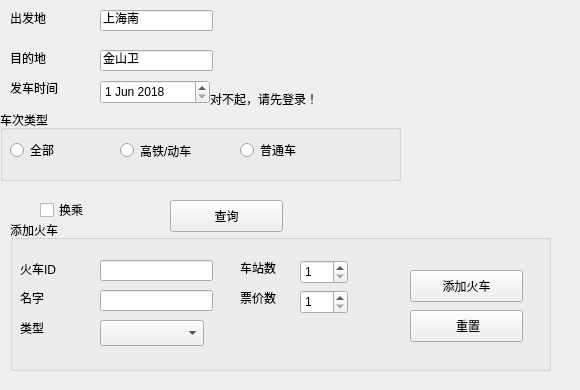
    <widget class="QWidget" name="tab">
     <attribute name="title">
      <string>查询火车</string>
     </attribute>
     <widget class="QFrame" name="tab1_nologin">
      <property name="geometry">
       <rect>
        <x>170</x>
        <y>60</y>
        <width>211</width>
        <height>80</height>
       </rect>
      </property>
      <property name="styleSheet">
       <string notr="true">QFrame{border: 0px;}</string>
      </property>
      <property name="frameShape">
       <enum>QFrame::StyledPanel</enum>
      </property>
      <property name="frameShadow">
       <enum>QFrame::Raised</enum>
      </property>
      <widget class="QLabel" name="label_4">
       <property name="geometry">
        <rect>
         <x>40</x>
         <y>30</y>
         <width>131</width>
         <height>16</height>
        </rect>
       </property>
       <property name="text">
        <string>&lt;html&gt;&lt;head/&gt;&lt;body&gt;&lt;p&gt;对不起，请先登录！&lt;/p&gt;&lt;/body&gt;&lt;/html&gt;</string>
       </property>
      </widget>
     </widget>
     <widget class="QFrame" name="tab1_logined">
      <property name="geometry">
       <rect>
        <x>0</x>
        <y>0</y>
        <width>571</width>
        <height>381</height>
       </rect>
      </property>
      <property name="styleSheet">
       <string notr="true">QFrame{border: 0px;}</string>
      </property>
      <property name="frameShape">
       <enum>QFrame::StyledPanel</enum>
      </property>
      <property name="frameShadow">
       <enum>QFrame::Raised</enum>
      </property>
      <widget class="QPushButton" name="tab4_logined_frame_search">
       <property name="geometry">
        <rect>
         <x>170</x>
         <y>200</y>
         <width>113</width>
         <height>32</height>
        </rect>
       </property>
       <property name="text">
        <string>查询</string>
       </property>
      </widget>
      <widget class="QLineEdit" name="tab1_logined_frame_loc1">
       <property name="geometry">
        <rect>
         <x>100</x>
         <y>10</y>
         <width>113</width>
         <height>21</height>
        </rect>
       </property>
       <property name="text">
        <string>上海南</string>
       </property>
      </widget>
      <widget class="QLineEdit" name="tab1_logined_frame_loc2">
       <property name="geometry">
        <rect>
         <x>100</x>
         <y>50</y>
         <width>113</width>
         <height>21</height>
        </rect>
       </property>
       <property name="text">
        <string>金山卫</string>
       </property>
      </widget>
      <widget class="QDateEdit" name="tab1_logined_frame_date">
       <property name="geometry">
        <rect>
         <x>100</x>
         <y>80</y>
         <width>110</width>
         <height>24</height>
        </rect>
       </property>
       <property name="date">
        <date>
         <year>2018</year>
         <month>6</month>
         <day>1</day>
        </date>
       </property>
      </widget>
      <widget class="QLabel" name="label_18">
       <property name="geometry">
        <rect>
         <x>10</x>
         <y>80</y>
         <width>60</width>
         <height>16</height>
        </rect>
       </property>
       <property name="text">
        <string>发车时间</string>
       </property>
      </widget>
      <widget class="QLabel" name="label_19">
       <property name="geometry">
        <rect>
         <x>10</x>
         <y>10</y>
         <width>60</width>
         <height>16</height>
        </rect>
       </property>
       <property name="text">
        <string>出发地</string>
       </property>
      </widget>
      <widget class="QLabel" name="label_20">
       <property name="geometry">
        <rect>
         <x>10</x>
         <y>50</y>
         <width>60</width>
         <height>16</height>
        </rect>
       </property>
       <property name="text">
        <string>目的地</string>
       </property>
      </widget>
      <widget class="QLabel" name="label_21">
       <property name="geometry">
        <rect>
         <x>0</x>
         <y>120</y>
         <width>60</width>
         <height>16</height>
        </rect>
       </property>
       <property name="text">
        <string/>
       </property>
      </widget>
      <widget class="QGroupBox" name="groupBox">
       <property name="geometry">
        <rect>
         <x>0</x>
         <y>110</y>
         <width>401</width>
         <height>71</height>
        </rect>
       </property>
       <property name="title">
        <string>车次类型</string>
       </property>
       <widget class="QRadioButton" name="radioButton">
        <property name="geometry">
         <rect>
          <x>10</x>
          <y>30</y>
          <width>100</width>
          <height>20</height>
         </rect>
        </property>
        <property name="text">
         <string>全部</string>
        </property>
       </widget>
       <widget class="QRadioButton" name="radioButton_2">
        <property name="geometry">
         <rect>
          <x>120</x>
          <y>30</y>
          <width>101</width>
          <height>21</height>
         </rect>
        </property>
        <property name="text">
         <string>高铁/动车</string>
        </property>
       </widget>
       <widget class="QRadioButton" name="radioButton_3">
        <property name="geometry">
         <rect>
          <x>240</x>
          <y>30</y>
          <width>100</width>
          <height>20</height>
         </rect>
        </property>
        <property name="text">
         <string>普通车</string>
        </property>
       </widget>
      </widget>
      <widget class="QCheckBox" name="tab4_logined_frame_transfer">
       <property name="geometry">
        <rect>
         <x>40</x>
         <y>200</y>
         <width>87</width>
         <height>20</height>
        </rect>
       </property>
       <property name="text">
        <string>换乘</string>
       </property>
      </widget>
      <widget class="QGroupBox" name="groupBox_3">
       <property name="geometry">
        <rect>
         <x>10</x>
         <y>220</y>
         <width>541</width>
         <height>151</height>
        </rect>
       </property>
       <property name="title">
        <string>添加火车</string>
       </property>
       <widget class="QLabel" name="label_30">
        <property name="geometry">
         <rect>
          <x>10</x>
          <y>40</y>
          <width>51</width>
          <height>16</height>
         </rect>
        </property>
        <property name="text">
         <string>&lt;html&gt;&lt;head/&gt;&lt;body&gt;&lt;p&gt;火车ID&lt;/p&gt;&lt;/body&gt;&lt;/html&gt;</string>
        </property>
       </widget>
       <widget class="QLineEdit" name="addTrainBox_tid">
        <property name="geometry">
         <rect>
          <x>90</x>
          <y>40</y>
          <width>113</width>
          <height>21</height>
         </rect>
        </property>
       </widget>
       <widget class="QLineEdit" name="addTrainBox_tname">
        <property name="geometry">
         <rect>
          <x>90</x>
          <y>70</y>
          <width>113</width>
          <height>21</height>
         </rect>
        </property>
       </widget>
       <widget class="QComboBox" name="addTrainBox_cata">
        <property name="geometry">
         <rect>
          <x>90</x>
          <y>100</y>
          <width>104</width>
          <height>26</height>
         </rect>
        </property>
       </widget>
       <widget class="QLabel" name="label_31">
        <property name="geometry">
         <rect>
          <x>10</x>
          <y>70</y>
          <width>60</width>
          <height>16</height>
         </rect>
        </property>
        <property name="text">
         <string>名字</string>
        </property>
       </widget>
       <widget class="QLabel" name="label_32">
        <property name="geometry">
         <rect>
          <x>10</x>
          <y>100</y>
          <width>60</width>
          <height>16</height>
         </rect>
        </property>
        <property name="text">
         <string>类型</string>
        </property>
       </widget>
       <widget class="QLabel" name="label_33">
        <property name="geometry">
         <rect>
          <x>230</x>
          <y>40</y>
          <width>51</width>
          <height>16</height>
         </rect>
        </property>
        <property name="text">
         <string>车站数</string>
        </property>
       </widget>
       <widget class="QSpinBox" name="addTrainBox_stat_num">
        <property name="geometry">
         <rect>
          <x>290</x>
          <y>40</y>
          <width>48</width>
          <height>24</height>
         </rect>
        </property>
        <property name="minimum">
         <number>1</number>
        </property>
        <property name="maximum">
         <number>60</number>
        </property>
       </widget>
       <widget class="QSpinBox" name="addTrainBox_price_num">
        <property name="geometry">
         <rect>
          <x>290</x>
          <y>70</y>
          <width>48</width>
          <height>24</height>
         </rect>
        </property>
        <property name="minimum">
         <number>1</number>
        </property>
        <property name="maximum">
         <number>5</number>
        </property>
       </widget>
       <widget class="QLabel" name="label_34">
        <property name="geometry">
         <rect>
          <x>230</x>
          <y>70</y>
          <width>51</width>
          <height>16</height>
         </rect>
        </property>
        <property name="text">
         <string>票价数</string>
        </property>
       </widget>
       <widget class="QPushButton" name="addTrainBox_button_add">
        <property name="geometry">
         <rect>
          <x>400</x>
          <y>50</y>
          <width>113</width>
          <height>32</height>
         </rect>
        </property>
        <property name="text">
         <string>添加火车</string>
        </property>
       </widget>
       <widget class="QPushButton" name="addTrainBox_reset">
        <property name="geometry">
         <rect>
          <x>400</x>
          <y>90</y>
          <width>113</width>
          <height>32</height>
         </rect>
        </property>
        <property name="text">
         <string> 重置</string>
        </property>
       </widget>
      </widget>
     </widget>
    </widget>
